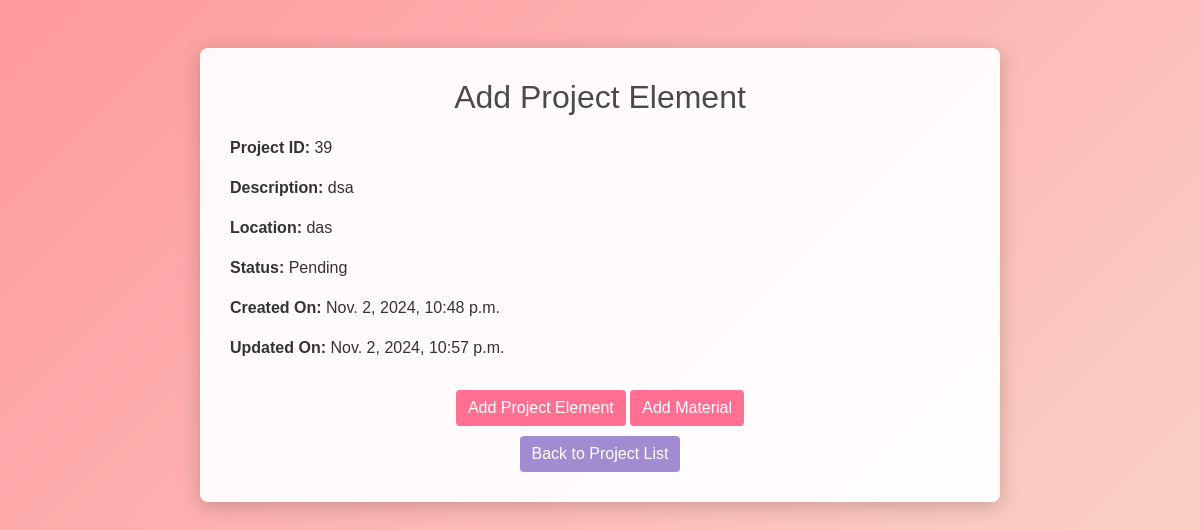
The page /projects/39/add_project_element/ on the database its author committed.
### quotations/models.py (models this page shows, shortened)
class Project(models.Model):
    STATUS_CHOICES = [
        ("Pending", "Pending"),
        ("Approved", "Approved"),
        ("Declined", "Declined"),
        ("Completed", "Completed"),
    ]
    name = models.CharField(max_length=100)
    area_size = models.DecimalField(max_digits=10, decimal_places=2, default=0)
    description = models.TextField()  # Changed to TextField for longer descriptions
    location = models.CharField(max_length=100)
    start_date = models.DateField(blank=True, null=True)
    end_date = models.DateField(blank=True, null=True)
    user = models.ForeignKey(User, on_delete=models.CASCADE, related_name="projects")
    status = models.CharField(
        max_length=20, choices=STATUS_CHOICES, default="Pending", blank=True, null=True
    )
    created_at = models.DateTimeField(auto_now_add=True)
    updated_at = models.DateTimeField(auto_now=True)
    approved_by_user = models.BooleanField(default=False)
    approved_by_admin = models.ForeignKey(
        User, null=True, blank=True, related_name="approved_projects", on_delete=models.SET_NULL
    )
    declined_by_admin = models.ForeignKey(
        User, null=True, blank=True, related_name="declined_projects", on_delete=models.SET_NULL
    )
    declined_by_user = models.BooleanField(default=False)

### quotations/views.py (the view)
# urls.py: path("projects/<int:project_id>/add_project_element/", views.add_project_element, name="add_project_element",),
def add_project_element(request, project_id):
    project = get_object_or_404(Project, id=project_id)
    if request.method == "POST":
        form = ProjectElementForm(request.POST, project=project)
        if form.is_valid():
            form.save()  # This will save the element and link it to the project
            return redirect('project_detail', project_id=project_id)
    else:
        form = ProjectElementForm(project=project)
    return render(
        request, "add_project_element.html", {"project": project, "form": form}
    )

### templates/add_project_element.html (shortened to what this page needs)
{% load static %}
<!DOCTYPE html>
<html lang="en">
<head>
    <link rel="stylesheet" href="https://stackpath.bootstrapcdn.com/bootstrap/4.5.2/css/bootstrap.min.css">
</head>
<body>
    <div class="container mt-5">
        <div class="project-container">
            <h2>Add Project Element</h2>
            {% if user.is_superuser %}
                <form method="post" action="{% url 'add_project_element' project.id %}">
                    {% csrf_token %}
                    {{ form.as_p }}
                    {% if form.errors %}
                        <div class="error-messages">
                            {% for field, errors in form.errors.items %}
                                <p>{{ field }}: {{ errors|join:", " }}</p>
                            {% endfor %}
                        </div>
                    {% endif %}
                    <div class="text-center">
                        <button type="submit" class="btn btn-primary">Save Changes</button>
                    </div>
                </form>
            {% else %}
                <div class="project-info">
                    <p><strong>Project ID:</strong> {{ project.id }}</p>
                    <p><strong>Description:</strong> {{ project.description }}</p>
                    <p><strong>Location:</strong> {{ project.location }}</p>
                    <p><strong>Status:</strong> {{ project.status }}</p>
                    <p><strong>Created On:</strong> {{ project.created_at }}</p>
                    <p><strong>Updated On:</strong> {{ project.updated_at }}</p>
                </div>
            {% endif %}
            <div class="text-center">
                <a href="{% url 'add_project_element' project.id %}" class="btn btn-primary">Add Project Element</a>
                <a href="{% url 'add_project_material' project.id %}" class="btn btn-primary">Add Material</a>
            </div>
            <div class="text-center">
                <a href="{% url 'project_list' %}" class="btn btn-secondary">Back to Project List</a>
            </div>
        </div>
    </div>
</body>
</html>

### templates/add_project_element.html (style rules this page uses)
body { background: linear-gradient(135deg, #ff9a9e, #fad0c4, #fbc2eb, #a18cd1, #fbc2eb); background-size: 400% 400%; animation: gradient 15s ease infinite; font-family: Arial, sans-serif; color: #2c2c2c; }
.project-container { max-width: 800px; margin: auto; padding: 30px; background-color: rgba(255, 255, 255, 0.95); border-radius: 8px; box-shadow: 0 4px 20px rgba(0, 0, 0, 0.2); }
h2 { margin-bottom: 20px; text-align: center; color: #4a4a4a; text-shadow: 1px 1px 2px rgba(255, 255, 255, 0.7); }
.project-info { margin-bottom: 20px; color: #333; text-shadow: 1px 1px 2px rgba(255, 255, 255, 0.5); }
.btn-primary { background-color: #ff6f91; border: none; margin-top: 10px; }
.btn-secondary { background-color: #a18cd1; border: none; margin-top: 10px; }

### rows shown on the page
Project: id "39", description "dsa", location "das", status "Pending", created_at "Nov. 2, 2024, 10:48 p.m.", updated_at "Nov. 2, 2024, 10:57 p.m."
